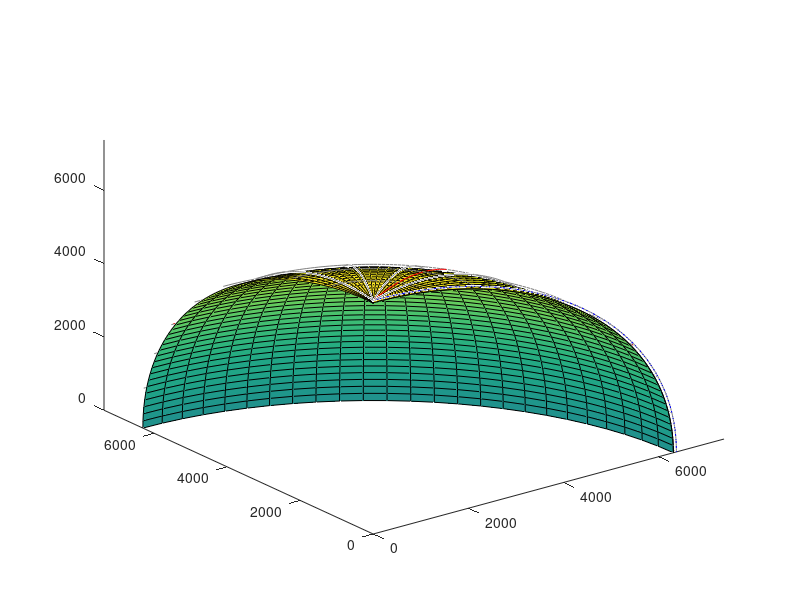

The MATLAB source for this figure: (Note: this script raises an error after producing the figure.)
clearvars
close all
%notes in ECI system, for 30 lat and long area! So that where you need to

R = 6371; % earth radius in km
latspacing = 10; 
lonspacing = 20; 
% lines of longitude: 
[lon1,lat1] = meshgrid(-180:lonspacing:180,linspace(-90,90,300)); 
[x1,y1,z1] = sph2cart(lon1*pi/180,lat1*pi/180,R); 
plot3(x1,y1,z1,'-','color',0.5*[1 1 1])
hold on
[X,Y,Z] = sphere(100);
surf(X*R*.99,Y*R*.99,Z*R*.99)
% lines of latitude: 
[lat2,lon2] = meshgrid(-90:latspacing:90,linspace(-180,180,300)); 
[x2,y2,z2] = sph2cart(lon2*pi/180,lat2*pi/180,R); 
plot3(x2,y2,z2,'-','color',0.5*[1 1 1])

xlim([0,R+1000])
ylim([0,R+1000])
zlim([0,R+1000])

%30 lat and long
[x3,y3,z3] = sph2cart([0:1:90].*pi./180,30.*pi./180.*ones(1,91),R);
plot3(x3,y3,z3,'-','color','red',LineWidth=3)
[x4,y4,z4] = sph2cart(30.*pi./180.*ones(1,91),[0:1:90].*pi./180,R);
plot3(x4,y4,z4,'-','color','red',LineWidth=3)
%0 lat and long
[x5,y5,z5] = sph2cart([0:1:90].*pi./180,0.*pi./180.*ones(1,91),R);
plot3(x5,y5,z5,'-','color','blue',LineWidth=3)
[x6,y6,z6] = sph2cart(0.*pi./180.*ones(1,91),[0:1:90].*pi./180,R);
plot3(x6,y6,z6,'-','color','blue',LineWidth=3)


%zoom in on it
% xlim([0,8600])
% ylim([0,3500])
% zlim([0,3400])



%% Choose satelite locations
P1 = [7000 1300 2800];
P2 = [7200 500 1100];
P3 = [7300 2500 1500];
scatter3(P1(1),P1(2),P1(3),'o','blue','LineWidth',4)
scatter3(P2(1),P2(2),P2(3),'o','green','LineWidth',4)
scatter3(P3(1),P3(2),P3(3),'o','magenta','LineWidth',4)

%initial state vector
[x0,y0,z0] = sph2cart(28.*pi./180,5.*pi./180,R+100);
ro = [x0 y0 z0]';

%dynamics model, constant linear velocty
vx = 5;
vy = -30;
vz = 25;
v = [vx; vy; vz];
v0 = v;
x = zeros(3,31);
x(:,1) = ro;
%determine simulation time
dt = 1;
simTime = 60; % seconds
t = 0:dt:simTime;
%t = linspace(0,100,50);
delT = dt; %time step
%propogate dynamics through time
for i = 2:length(t)
    x(:,i) = x(:,i-1)+v*delT;
end



%% Generic Kalman filter
%% Parameters
n = 6;      % number of dimensions
dt = 1;     % seconds
simTime = 60; % seconds
tspan = 0:dt:simTime;
numsteps = length(tspan);
%R = 10000; % radius of earth

% initial conditions
r0 = [x0, vx, y0, vy, z0, vz];

% motion model dynamics
A = [1 dt 0 0  0 0;
     0 1  0 0  0 0;
     0 0  1 dt 0 0;
     0 0  0 1  0 0;
     0 0  0 0  1 dt; 
     0 0  0 0  0 1];

% measurement dynamics
H = [1 0 0 0 0 0;
     0 0 1 0 0 0;
     0 0 0 0 1 0;];

% process noise covariance
Cw = 5;
B = diag(ones(1,n));
% measurement noise covariance
Cv = 1;


% initialize vectors
y = NaN(3, numsteps);
M = zeros(n,n,numsteps);
P = NaN(n,n,numsteps);
r_true = NaN(n,numsteps);
r_estimate = NaN(n,numsteps);
r_nominal = NaN(n,numsteps);

% store intial conditions
r_nominal(:,1) = r0;
r_true(:,1) = r0;
r_estimate(:,1) = r0;
M(:,:,1) = B*Cw*B';


for i = 1:numsteps-1 % Kalman Loop

    %%% DYNAMICS UPDATE %%%
    % get latest apriori
    xk_apriori = A*r_estimate(:,i);
    
    % update true state
    r_true(:,i+1) = A*r_true(:,i) + B*randn(n,1)*sqrt(Cw);

    %%% OBSERVATION UPDATE %%%
    % calculate satellite observation y
    yk = H*r_true(:,i+1) + randn(3,1)*sqrt(Cv);
    y(:,i) = yk;
    
    % Kalman gain
    Mk = M(:,:,i); 
    Pk = inv(inv(Mk) + H'*inv(Cv)*H);
    Kalman_gain = Pk*H'*inv(Cv);
    
    % find aposteriori
    xk_apost = xk_apriori + Kalman_gain*(yk-H*xk_apriori);
    
    %%% ITERATION UPDATES %%% 

    % update states
    r_nominal(:,i+1) = A*r_nominal(:,i);
    r_estimate(:,i+1) = xk_apost;

    % update covariances
    M(:,:,i+1) = A*Pk*A' + B*Cw*B';
end

%% Trajectory plots
plot3(r_nominal(1,:),r_nominal(3,:),r_nominal(5,:),'cyan',"LineWidth",4)
%plot3(x(1,:),x(2,:),x(3,:),"red","LineWidth",4); sanity check
% plot3(r_estimate(1,:),r_estimate(3,:),r_estimate(5,:),'red',"LineWidth",4)
% plot3(r_true(1,:),r_true(3,:),r_true(5,:),'green',"LineWidth",4)
% legend("Nomnial","Estimate","True")

%Mean square error:
error2x = (r_nominal(1,:)-r_true(1,:)).^2;
sumx = cumsum(error2x);
meansquarex = sumx./length(error2x);
error2y = (r_nominal(3,:)-r_true(3,:)).^2;
sumy = cumsum(error2y);
meansquarey = sumy./length(error2y);
error2z = (r_nominal(5,:)-r_true(5,:)).^2;
sumz = cumsum(error2z);
meansquarez = sumz./length(error2z);
meansquare = [sumx; sumy; sumz];
figure()
plot(t,meansquarex,'red')
hold on
plot(t,meansquarey,'blue')
plot(t,meansquarez,'green')
legend("X Error","Y Error","Z Error")
title("Mean Square Error of Position")

disp("done");